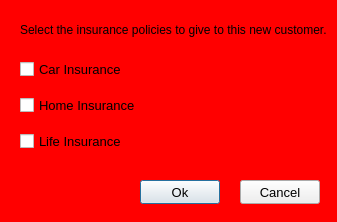
<?xml version="1.0" encoding="UTF-8"?>
<ui version="4.0">
 <class>NewCustomerInsuranceOptions</class>
 <widget class="QDialog" name="NewCustomerInsuranceOptions">
  <property name="windowModality">
   <enum>Qt::WindowModal</enum>
  </property>
  <property name="geometry">
   <rect>
    <x>0</x>
    <y>0</y>
    <width>337</width>
    <height>222</height>
   </rect>
  </property>
  <property name="minimumSize">
   <size>
    <width>337</width>
    <height>222</height>
   </size>
  </property>
  <property name="maximumSize">
   <size>
    <width>337</width>
    <height>222</height>
   </size>
  </property>
  <property name="font">
   <font>
    <pointsize>10</pointsize>
   </font>
  </property>
  <property name="windowTitle">
   <string>New Customer</string>
  </property>
  <property name="styleSheet">
   <string notr="true">#cancelButton:hover{
	background-color: red;
	color: black;
}

#okButton:hover{
	background-color: lightgreen;
	color: black;
}

QDialog{
background-color: red;
}

</string>
  </property>
  <property name="modal">
   <bool>true</bool>
  </property>
  <widget class="QLabel" name="instructionLabel">
   <property name="geometry">
    <rect>
     <x>20</x>
     <y>20</y>
     <width>321</width>
     <height>21</height>
    </rect>
   </property>
   <property name="font">
    <font>
     <pointsize>9</pointsize>
    </font>
   </property>
   <property name="text">
    <string>&lt;html&gt;&lt;head/&gt;&lt;body&gt;&lt;p&gt;Select the insurance policies to give to this new customer.&lt;/p&gt;&lt;/body&gt;&lt;/html&gt;</string>
   </property>
  </widget>
  <widget class="QPushButton" name="okButton">
   <property name="geometry">
    <rect>
     <x>140</x>
     <y>180</y>
     <width>80</width>
     <height>24</height>
    </rect>
   </property>
   <property name="styleSheet">
    <string notr="true"/>
   </property>
   <property name="text">
    <string>Ok</string>
   </property>
  </widget>
  <widget class="QPushButton" name="cancelButton">
   <property name="geometry">
    <rect>
     <x>240</x>
     <y>180</y>
     <width>80</width>
     <height>24</height>
    </rect>
   </property>
   <property name="styleSheet">
    <string notr="true"/>
   </property>
   <property name="text">
    <string>Cancel</string>
   </property>
  </widget>
  <widget class="QWidget" name="">
   <property name="geometry">
    <rect>
     <x>20</x>
     <y>50</y>
     <width>221</width>
     <height>111</height>
    </rect>
   </property>
   <layout class="QVBoxLayout" name="verticalLayout">
    <item>
     <widget class="QCheckBox" name="carInsurance">
      <property name="font">
       <font>
        <pointsize>10</pointsize>
       </font>
      </property>
      <property name="text">
       <string>Car Insurance</string>
      </property>
     </widget>
    </item>
    <item>
     <widget class="QCheckBox" name="homeInsurance">
      <property name="font">
       <font>
        <pointsize>10</pointsize>
       </font>
      </property>
      <property name="text">
       <string>Home Insurance</string>
      </property>
     </widget>
    </item>
    <item>
     <widget class="QCheckBox" name="lifeInsurance">
      <property name="font">
       <font>
        <pointsize>10</pointsize>
       </font>
      </property>
      <property name="text">
       <string>Life Insurance</string>
      </property>
     </widget>
    </item>
   </layout>
  </widget>
 </widget>
 <resources/>
 <connections/>
</ui>
